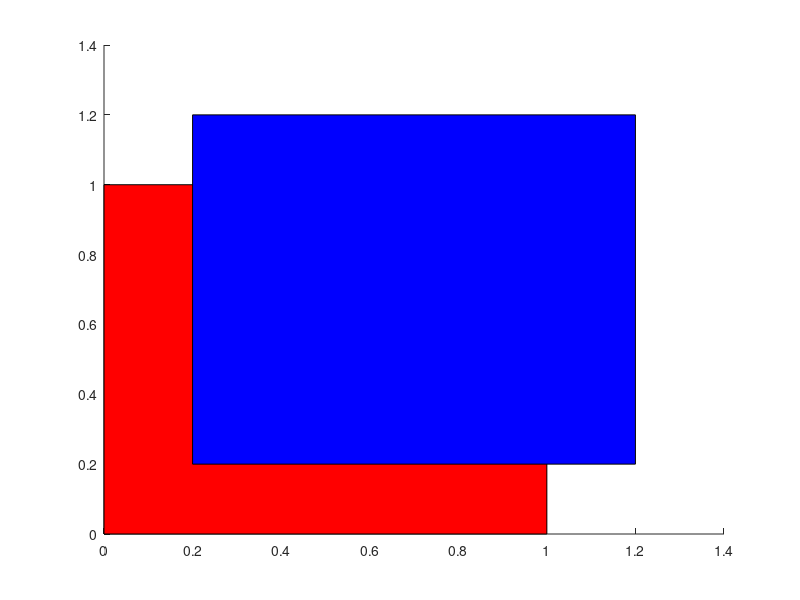

MATLAB code to generate this figure: (Note: this script raises an error after producing the figure.)
v = [0 0; 1 0; 1 1; 0 1];
f = [1 2 3 4];
hp = patch('Faces',f,'Vertices',v,'FaceColor','red');     %创建一个或多个多边形，其中V指定顶点的值，F定义要连接的顶点
hp2 = patch('Faces',f,'Vertices',v+0.2,'FaceColor','blue');

ax = gca;
ax.Children = ax.Children([2 1]);           %调换次序 以达到图层的转换
